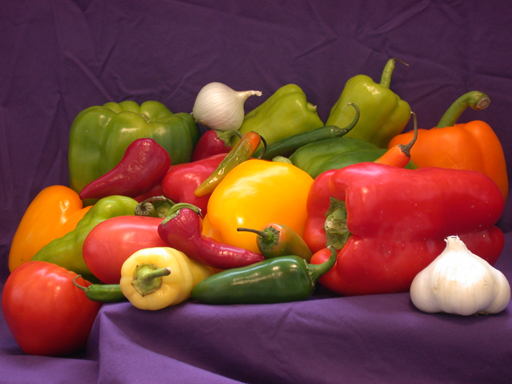
#> input picture opencv/pycv_tutorial/images/peppers.png, 512 x 384 px
$ python color_space.py
#> lines starting #> are read from the running program, lines starting #| are printed output that depends on the picture

# -*- coding: utf-8 -*-
## @package pycv_tutorial.color_space
#
#  画像処理: 色空間の変換
#  @author      tody
#  @date        2016/06/27

import cv2
import matplotlib.pyplot as plt

# RGB画像の表示
def showImageRGB(image_file):
#> called with image_file = 'images/peppers.png'
    image_bgr = cv2.imread(image_file)
#> image_bgr is the input picture: shape (384, 512, 3); mean B, G, R 57.6, 66.4, 120.8
    image_rgb = cv2.cvtColor(image_bgr, cv2.COLOR_BGR2RGB)
    plt.title('RGB')
    plt.imshow(image_rgb)
    plt.axis('off')
    plt.show()


# グレースケール画像の表示
def showImageGray(image_file):
#> called with image_file = 'images/peppers.png'
    image_gray = cv2.imread(image_file, 0)
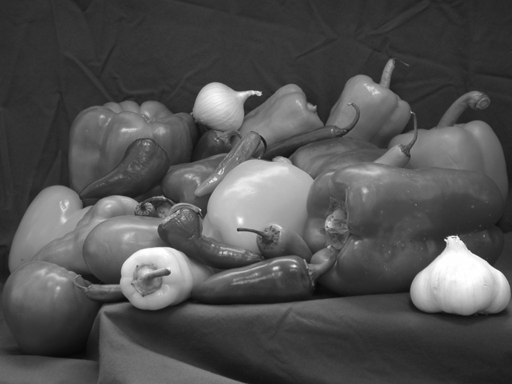
#> image_gray: shape (384, 512); min 7, max 255, mean 81.2
    plt.title('Gray')
    plt.gray()
    plt.imshow(image_gray)
    plt.axis('off')
    plt.show()


# HSVチャンネルの表示
def showImageHSV(image_file):
#> called with image_file = 'images/peppers.png'
    image_bgr = cv2.imread(image_file)
    image_hsv = cv2.cvtColor(image_bgr, cv2.COLOR_BGR2HSV)
#> image_hsv: shape (384, 512, 3); mean H, S, V 102.4, 157.5, 122.7

    H = image_hsv[:, :, 0]
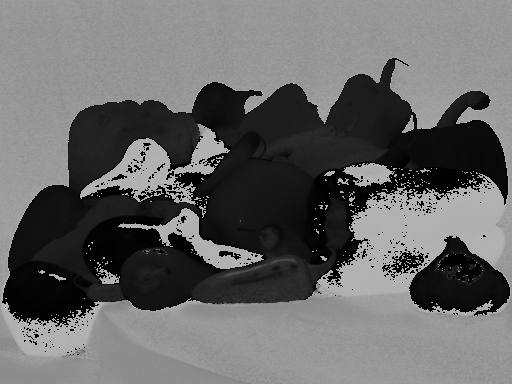
#> H: shape (384, 512); min 0, max 179, mean 102.4
    S = image_hsv[:, :, 1]
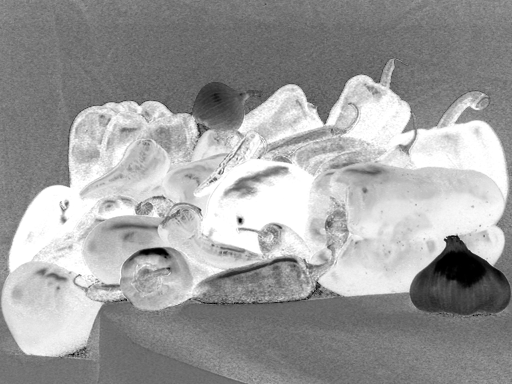
#> S: shape (384, 512); min 0, max 255, mean 157.5
    V = image_hsv[:, :, 2]
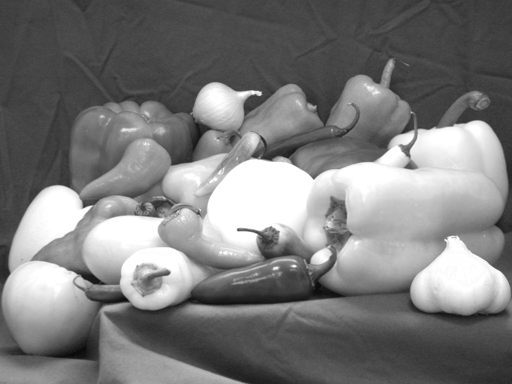
#> V: shape (384, 512); min 9, max 255, mean 122.7

    plt.subplot(1, 3, 1)
    plt.title('Hue')
    plt.gray()
    plt.imshow(H)
    plt.axis('off')

    plt.subplot(1, 3, 2)
    plt.title('Saturation')
    plt.gray()
    plt.imshow(S)
    plt.axis('off')

    plt.subplot(1, 3, 3)
    plt.title('Value')
    plt.gray()
    plt.imshow(V)
    plt.axis('off')

    plt.show()


# Labチャンネルの表示
def showImageLab(image_file):
#> called with image_file = 'images/peppers.png'
    image_bgr = cv2.imread(image_file)
    image_Lab = cv2.cvtColor(image_bgr, cv2.COLOR_BGR2LAB)
#> image_Lab: shape (384, 512, 3); mean of channels 0, 1, 2 90.4, 150.8, 141.7

    L = image_Lab[:, :, 0]
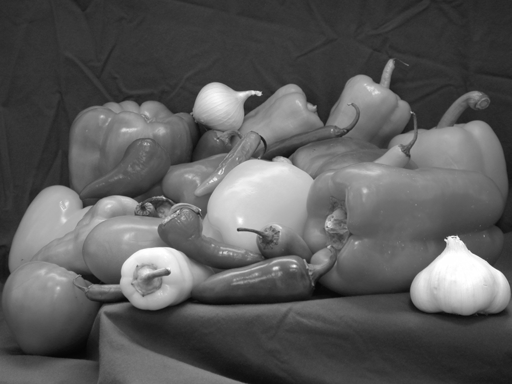
#> L: shape (384, 512); min 5, max 255, mean 90.4
    a = image_Lab[:, :, 1]
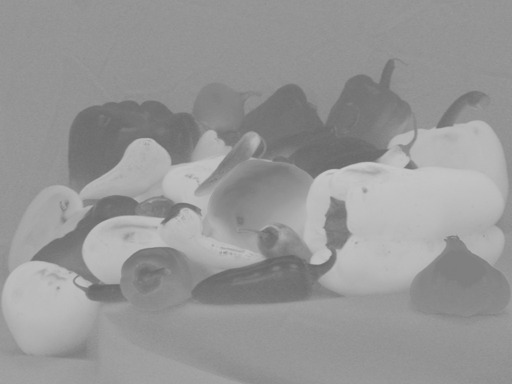
#> a: shape (384, 512); min 103, max 200, mean 150.8
    b = image_Lab[:, :, 2]
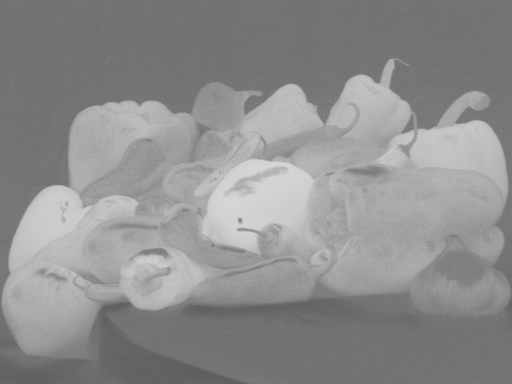
#> b: shape (384, 512); min 92, max 214, mean 141.7

    plt.subplot(1, 3, 1)
    plt.title('L')
    plt.gray()
    plt.imshow(L)
    plt.axis('off')

    plt.subplot(1, 3, 2)
    plt.title('a')
    plt.gray()
    plt.imshow(a)
    plt.axis('off')

    plt.subplot(1, 3, 3)
    plt.title('b')
    plt.gray()
    plt.imshow(b)
    plt.axis('off')

    plt.show()


if __name__ == '__main__':
    image_file = "images/peppers.png"
    showImageRGB(image_file)
    showImageGray(image_file)
    showImageHSV(image_file)
    showImageLab(image_file)

$ run again, with opencv/pycv_tutorial/images/lighthouse.png copied over opencv/pycv_tutorial/images/peppers.png
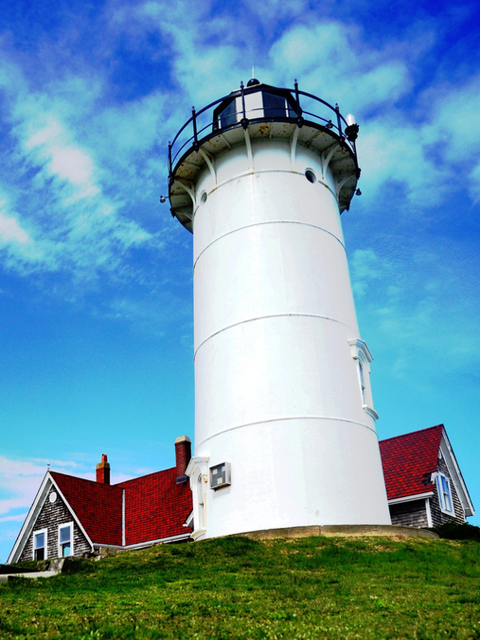
#> input picture opencv/pycv_tutorial/images/lighthouse.png, 480 x 640 px
#> in showImageRGB, image_bgr is the input picture: shape (640, 480, 3); mean B, G, R 171.4, 150.1, 106.4
#> image_hsv: shape (640, 480, 3); mean H, S, V 90.2, 137.7, 186.6
#> image_Lab: shape (640, 480, 3); mean of channels 0, 1, 2 153.3, 123.9, 113.9
#> in showImageLab, `L = image_Lab[:, :, 0]`:
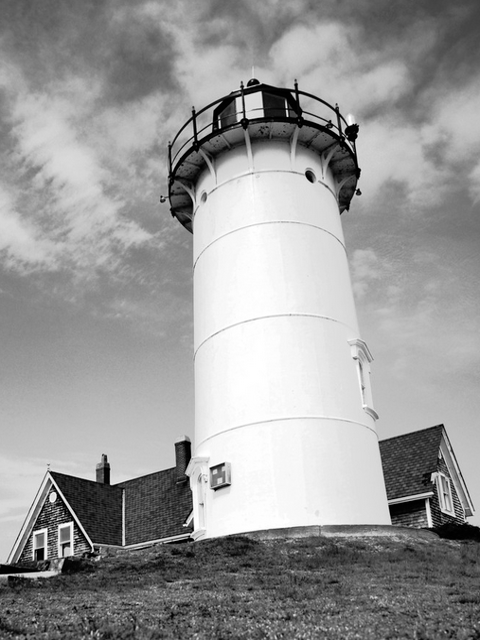
#> L: shape (640, 480); min 0, max 255, mean 153.3
#> in showImageLab, `b = image_Lab[:, :, 2]`:
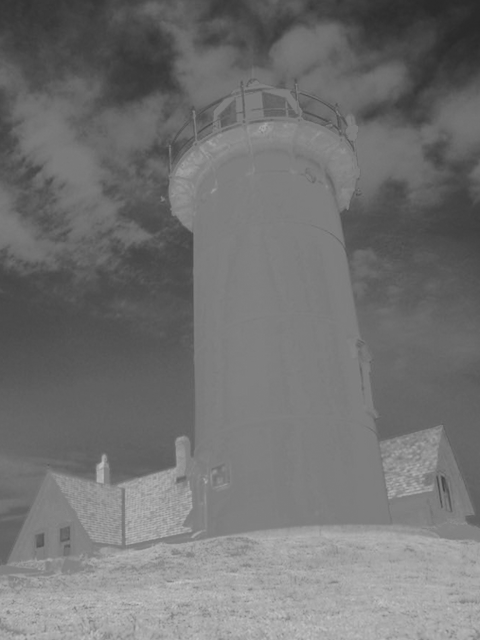
#> b: shape (640, 480); min 41, max 199, mean 113.9
